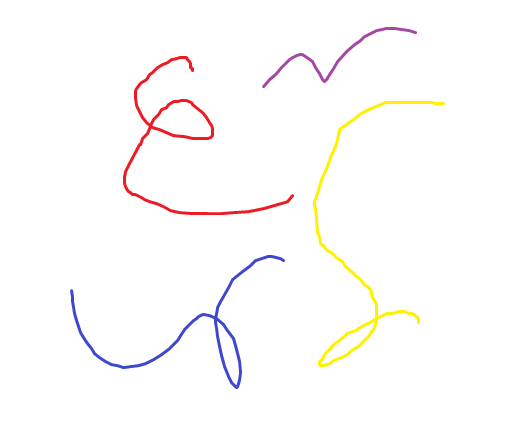
#> input picture python/PycharmProjects/gimp-circut/aa colored.png, 512 x 444 px
$ python main.py
#> lines starting #> are read from the running program, lines starting #| are printed output that depends on the picture
### utils.py
from PIL import Image, ImageEnhance
import numpy as np
import os

if not os.path.exists("parts"):
    os.mkdir("parts")


def MakeMasks(image, contrast=100):
    # load image
    im = Image.open(image)

    # turn BW and remove aa
    im = im.convert('LA')
    im = ImageEnhance.Contrast(im).enhance(contrast)

    temp = np.array(im)
    temp = (np.round(temp/255)*255).astype(np.uint8)
    im = Image.fromarray(temp)

    im = im.convert('RGBA')

    # island detection
    data = np.array(im)
    x = 0
    y = 0

    arr = np.array([0, 0, 0, 255], dtype=np.uint8)
    emptyMask = np.tile(arr, (data.shape[0],data.shape[1], 1))

    while True:
        found = False
        while x < data.shape[1]:
            while y < data.shape[0]:
                # print(i)
                if (data[y][x][:3] == (0, 0, 0)).all():  # is black
                    found = True
                    # print(i, j, data[i][j])
                    break
                y += 1
            if found:
                break
            x += 1
            y = 0
        else:
            # no blacks found exit
            break

        # find connected blacks
        island = np.tile(False, data.shape[:2])
        checked = set()
        tocheck = [(y, x)]
        while tocheck:
            i = tocheck.pop()
            if (data[i[0]][i[1]][:3] == (0, 0, 0)).all():
                island[i[0]][i[1]] = True
                for j in range(-1, 2):
                    for k in range(-1, 2):
                        # not this
                        if j == k == 0:
                            continue

                        # not out of border
                        t1 = i[0] + j
                        t2 = i[1] + k
                        if (t1 < 0 or t2 < 0) or (t1 >= data.shape[0] or t2 >= data.shape[1]):
                            continue

                        # not checked
                        t3 = (t1, t2)
                        if t3 in checked:
                            continue
                        # to check
                        tocheck.append(t3)

            checked.add(i)

        # remove island
        data[..., :-1][island] = (255, 255, 255)
        # masking
        maskData = emptyMask.copy()
        maskData[..., :-1][island] = (255, 255, 255)

        yield Image.fromarray(maskData)

### python/PycharmProjects/gimp-circut/main.py
import utils
import os


def main():
    file = "aa colored.png"
    # file = "sample.png"
    # file = "small.png"
    for i, mask in enumerate(utils.MakeMasks(file)):
        mask.save(os.path.join("parts", '.'.join(file.split('.')[:-1]) + "-mask-" + str(i) + ".png"))
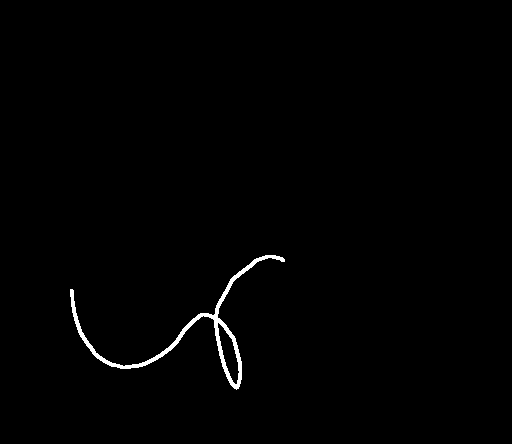
#> saved as aa colored-mask-0.png: PIL image 512x444 RGBA; mean R, G, B, A 2.1, 2.1, 2.1, 255


if __name__ == "__main__":
    main()
